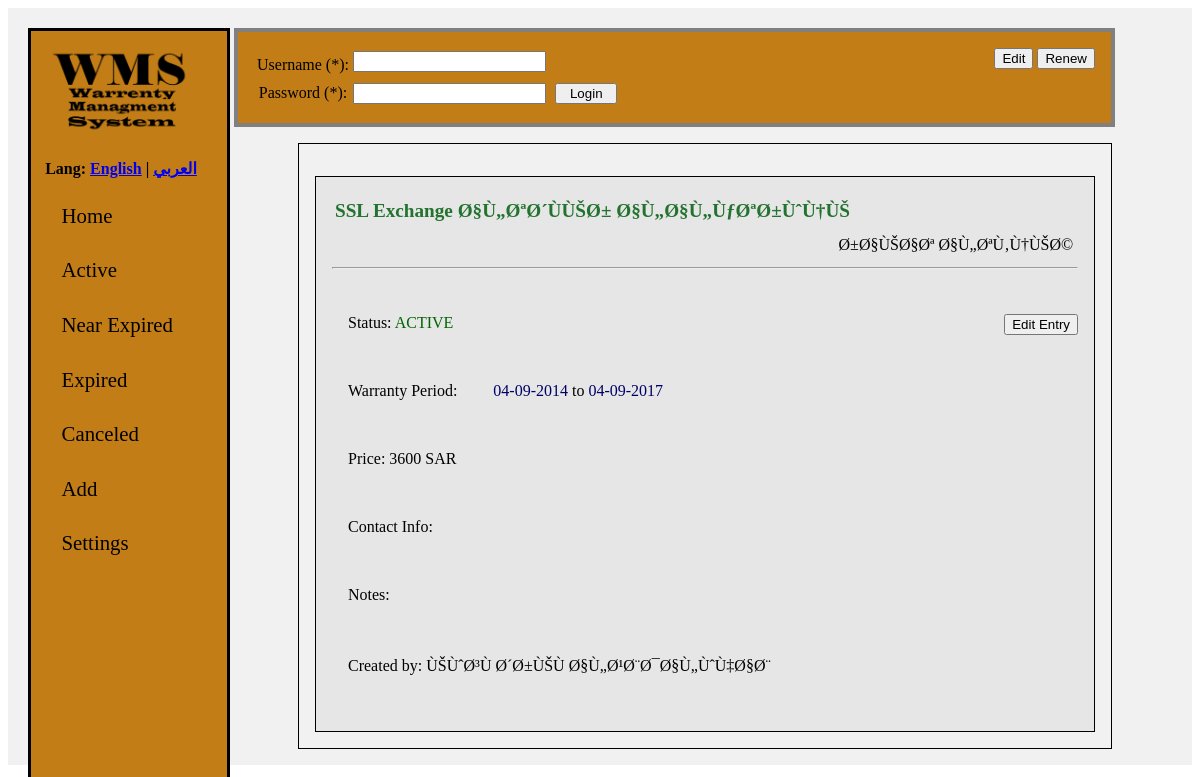
Screenshot of /en/search.php?warranty_id=12 with the database file from the repository.
### tables this page shows
CREATE TABLE `warranty_entries` (
  `id` int(11) NOT NULL,
  `warranty_id` int(11) NOT NULL,
  `product_name` varchar(255) NOT NULL,
  `company_name` varchar(255) NOT NULL,
  `status` varchar(20) NOT NULL DEFAULT 'active',
  `pending_notes` varchar(3000) NOT NULL,
  `price` varchar(50) NOT NULL,
  `contact_info` varchar(1000) NOT NULL,
  `notes` varchar(3000) NOT NULL,
  `files` varchar(1000) NOT NULL,
  `start_date` date NOT NULL,
  `end_date` date NOT NULL,
  `created_by` varchar(50) NOT NULL DEFAULT 'Unspecified',
  `creation_date` date NOT NULL
);

### en/constants.php (called while the page is built, shortened)
<?php
function get_preferences() {
	return parse_ini_file("preferences.ini");
}
?>

### en/search_functions.php (called while the page is built, shortened)
<?php
function search_warranties($id, $warranty_id, $product_name, $company_name, $status, $pending_notes, $price, $contact_info, $notes, $date_range, $created_by) {
	include_once 'mysql_connect.php';
	include_once 'constants.php';
	$link = connectDatabase();
	$prefs = get_preferences();
	$search_fields = "";
	$single_search = " end_date IN (SELECT MAX(end_date) FROM ".$prefs['mysql_table_warranties']." GROUP BY warranty_id)";
	if($id != "") {
		$search_fields .= " id = '".bhp($link, $id)."'";
		$single_search = "";
	} else if($warranty_id != "") {
		$search_fields .= " warranty_id = '".bhp($link, $warranty_id)."'";
		$single_search = "";
	}
	$and = "AND";
	if($search_fields == "" || $single_search == "")
		$and = "";
	$query = "SELECT * FROM ".$prefs['mysql_table_warranties']." WHERE ".$single_search." ".$and." ".$search_fields." ORDER BY end_date DESC";
	$result_set = db_query($link, "Anonymous", $query);
	return $result_set;
}
function date_in_range($start_date, $end_date, $date_input)
{
  $start_ts = strtotime($start_date);
  $end_ts = strtotime($end_date);
  $user_ts = strtotime($date_input);
  return (($user_ts >= $start_ts) && ($user_ts <= $end_ts));
}
?>

### en/mysql_connect.php (called while the page is built, shortened)
<?php
	function bhp($link, $dat) {
		return mysqli_escape_string($link, bbhp($dat));
	}
	function bbhp($dat) {
		return addslashes(stripslashes($dat));
	}
	function connectDatabase() {
		include_once "constants.php";
		$prefs = get_preferences();
		return mysqli_connect($prefs['mysql_host'], $prefs['mysql_username'], $prefs['mysql_password'], $prefs['mysql_database']);
	}
	function db_query($link, $username, $query) {
		$result = mysqli_query($link, $query);
		return $result;
	}
?>

### en/search.php (the view, shortened to what this page needs)
<?php
	include_once 'mysql_connect.php';
?>
<!DOCTYPE html>
<html>
	<head>
	</head>
	<body>
		<div class="wrapper">
			<?php
				include_once 'header.php';
				include_once 'required_imports.php';
			?>
			<form method="POST">
				<div class="control_menu">
					<?php
						include_once 'login.php';
					?>
					<div class="actions">
						<input type="submit" value="Edit" name="edit" />
						<input type="submit" value="Renew" name="renew" />
					</div>
				</div>
				<div class="body_content">
					<?php
						if(isset($_GET['warranty_id']))
						{
							include_once 'mysql_connect.php';
							include_once 'search_functions.php';
							include_once 'constants.php';
							$prefs = get_preferences();
							$id = "";
							$warranty_id = bbhp($_GET['warranty_id']);
							$product_name = "";
							$company_name = "";
							$status = "!canceled";
							$pending_notes = "";
							$price = "";
							$contact_info = "";
							$notes = "";
							$date_range = "";
							$created_by = "";
							$result = search_warranties($id, $warranty_id, $product_name, $company_name, $status, $pending_notes, $price, $contact_info, $notes, $date_range, $created_by);
							while($row = mysqli_fetch_array($result))
								$result_array[] = $row;
							$i = 0;
							while($i < count($result_array)) {
								$row = $result_array[$i];
								$i ++;
								$current_time = strtotime("today");
								$title_css = "";
								$pending_notes = "";
								if($row['status'] == 'canceled') {
									$title_css = "canceled";
								} else if($row['status'] == 'expired') {
									$title_css = "expired";
								} else if($row['status'] == 'pending') {
									$title_css = "pending";
									$pending_notes = '<p> <label class="clickableLabel" onClick="toggleDisplay(\'pending_notes'.$row['id'].'\')">Pending Notes: </label> <div id="pending_notes'.$row['id'].'" style="padding-left: 1em;">'.$row['pending_notes'].' </div></p><br/>';
								} else if(date_in_range($current_time, date("Y-m-d", strtotime("+90 day", $current_time)), $row['end_date'])) {
									$title_css = "near_expired";
								} else {
									$title_css = "active";
								}
								echo '
								<div class="entry">
									<div class="content">
										<div class="header">
											<text class="title"> <a href="/search.php?warranty_id='.$row['warranty_id'].'" class="'.$title_css.'">'.$row['product_name'].'</a></text>
											<text class="date">'.$row['company_name'].'</text>
										</div>
										<hr/>
										<div class="details"><br/>
											<p> Status: <text class="'.$title_css.'">'.strtoupper($title_css).'</text><label style="float: right;"><input type="button" onClick="location.href=\'edit_warranty.php?id='.$row['id'].'\'")" value="Edit Entry" /></label></p><br/>
											'.$pending_notes.'
											<p> Warranty Period: <text style="padding-left: 2em; color: #000066;">'.date($prefs['date_format'], strtotime($row['start_date'])). '</text> to <text style="color: #000066;">' .date($prefs['date_format'], strtotime($row['end_date'])).'</text></p><br/>
											<p> Price: '.$row['price'].' '.$prefs['currency'].'</p><br/>
											<p><label class="clickableLabel" onClick="toggleDisplay(\'contact_info'.$row['id'].'\')"> Contact Info: </label><div id="contact_info'.$row['id'].'" style="padding-left: 2em;">'.$row['contact_info'].'</div> </p><br/>
											<p><label class="clickableLabel" onClick="toggleDisplay(\'notes'.$row['id'].'\')"> Notes: </label><div id="notes'.$row['id'].'" style=" padding-left: 1em;">'.$row['notes'].'</div> </p><br/>
											';
								if (strpos($row['files'], ":") == 0)
											$row['files'] = substr($row['files'], 1);
								echo '
											<p> Created by: '.$row['created_by'].' </p><br/>
										</div>
									</div>
								</div>
								';
							}
						}
					?>
				</div>
			</form>
		</div>
	</body>
</html>

### en/style.css (style rules this page uses)
.wrapper { width: 100% - 2em; height: 100% - 2em; padding: 2vh; margin: auto; background-color: #f1f1f1; }
.body_content { margin: auto; padding: 1em; overflow: hidden; height: 100%; width: 65vw; border: solid 1px; border-color: black; }
.title a { text-decoration: none; }
.title a.active { color: #23722f; }
.entry { overflow: hidden; width: 100% - 3em; height: 100%; min-height: 50vh; padding: 1em; border: solid 1px; border-color: black; margin: auto; margin-top: 1em; background: #e6e6e6; }
.entry a { text-decoration: none; color: #236672; }
.entry .content { float: left; width: 100%; }
.entry .content .header { width: 100%; overflow: hidden; }
.entry .content .header .title { padding: 3px; color: #404040; font-size: 1.2em; font-weight: bold; float: left; }
.entry .content .header .date { float:right; padding: 0.3em; }
.entry .content .header .title a { text-decoration: none; }
.entry .content .details { margin: auto; font-size: 1em; padding-top: 0.2em; padding-left: 1em; }
.entry .content .details text.active { color: darkgreen; }
.control_menu { float: left; background: #c27d16; margin: auto; overflow: hidden; position: relative; //height: relative; width: 73%; border: solid 4px; //border-left: 0; border-color: gray; padding: 1em; margin-top: 4px; margin-bottom: 1em; }
.control_menu .actions { float: right; }

### style.css (style rules this page uses)
.wrapper { width: 100% - 2em; height: 100% - 2em; padding: 2vh; margin: auto; background-color: #f1f1f1; }
.body_content { margin: auto; padding: 1em; overflow: hidden; height: 100%; width: 65vw; border: solid 1px; border-color: black; }
.title a { text-decoration: none; }
.title a.active { color: #23722f; }
.entry { overflow: hidden; width: 100% - 3em; height: 100%; min-height: 50vh; padding: 1em; border: solid 1px; border-color: black; margin: auto; margin-top: 1em; background: #e6e6e6; }
.entry a { text-decoration: none; color: #236672; }
.entry .content { float: left; width: 100%; }
.entry .content .header { width: 100%; overflow: hidden; }
.entry .content .header .title { padding: 3px; color: #404040; font-size: 1.2em; font-weight: bold; float: left; }
.entry .content .header .date { float:right; padding: 0.3em; }
.entry .content .header .title a { text-decoration: none; }
.entry .content .details { margin: auto; font-size: 1em; padding-top: 0.2em; padding-left: 1em; }
.entry .content .details text.active { color: darkgreen; }
.control_menu { float: left; background: #c27d16; margin: auto; overflow: hidden; position: relative; //height: relative; width: 73%; border: solid 4px; //border-left: 0; border-color: gray; padding: 1em; margin-top: 4px; margin-bottom: 1em; }
.control_menu .actions { float: right; }

### rows the page displays
warranty_entries: product_name "SSL Exchange Ø§Ù„ØªØ´ÙÙŠØ± Ø§Ù„Ø§Ù„ÙƒØªØ±ÙˆÙ†ÙŠ", company_name "Ø±Ø§ÙŠØ§Øª Ø§Ù„ØªÙ‚Ù†ÙŠØ©", end_date "ACTIVE", start_date "04-09-2014", end_date "04-09-2017", price "3600", created_by "ÙŠÙˆØ³Ù Ø´Ø±ÙŠÙ Ø§Ù„Ø¹Ø¨Ø¯Ø§Ù„ÙˆÙ‡Ø§Ø¨"
